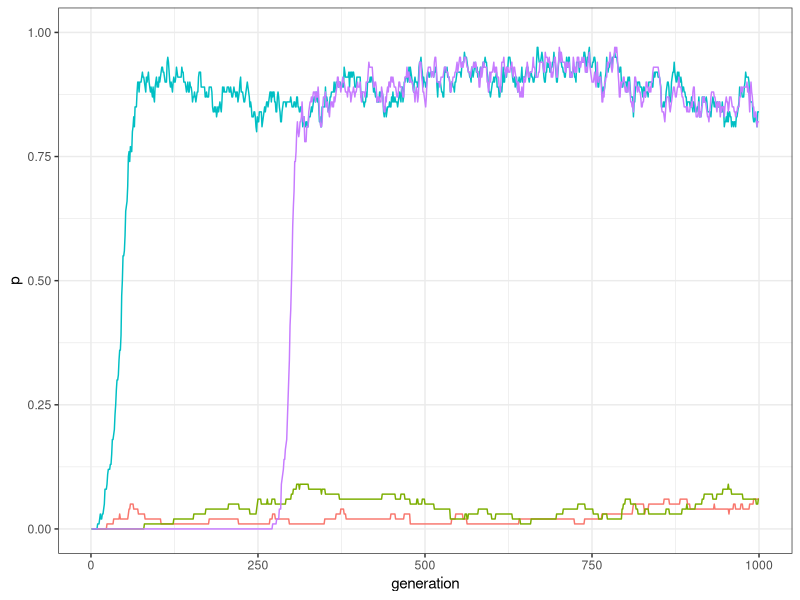
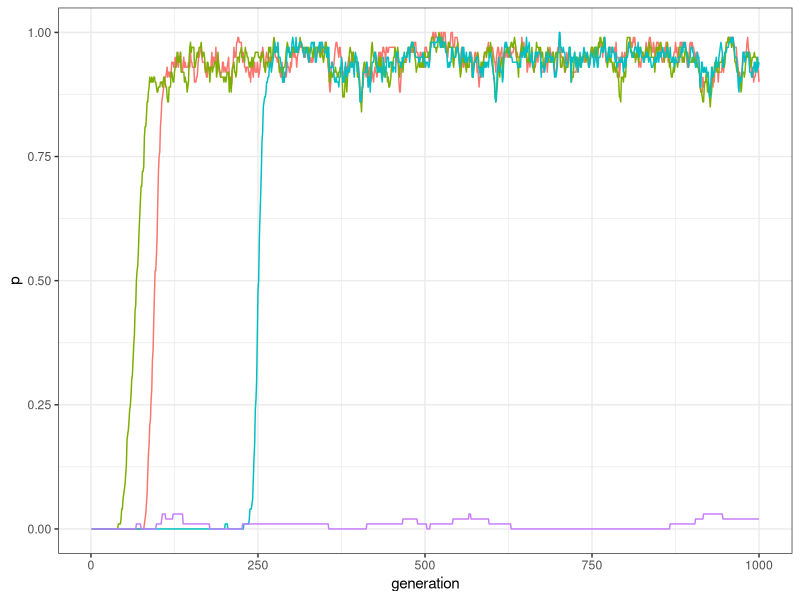
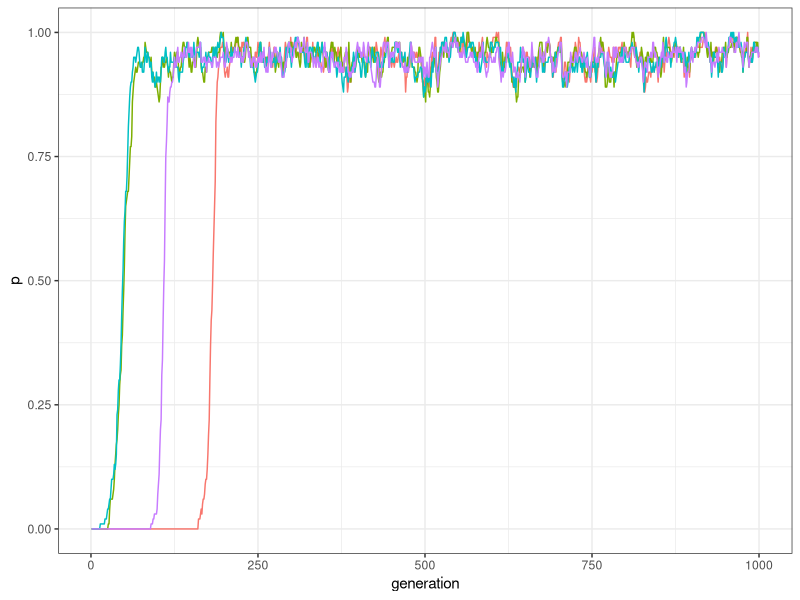
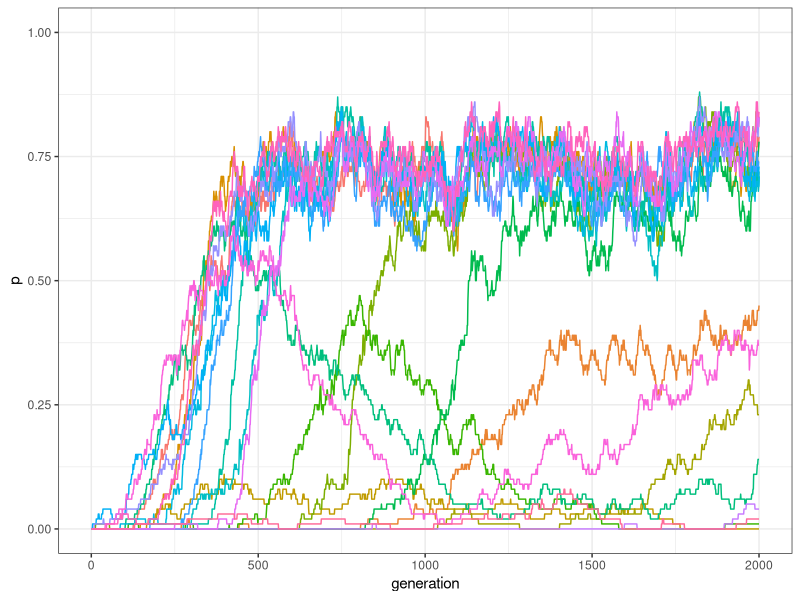
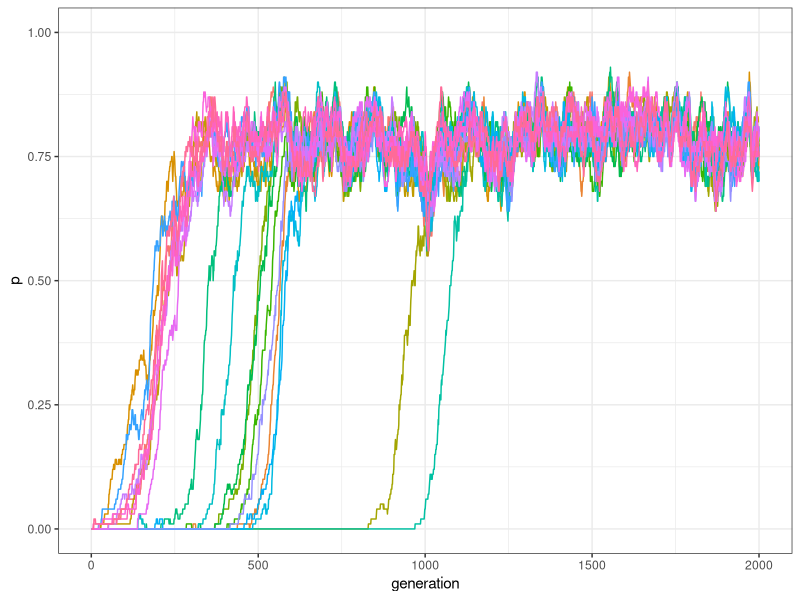
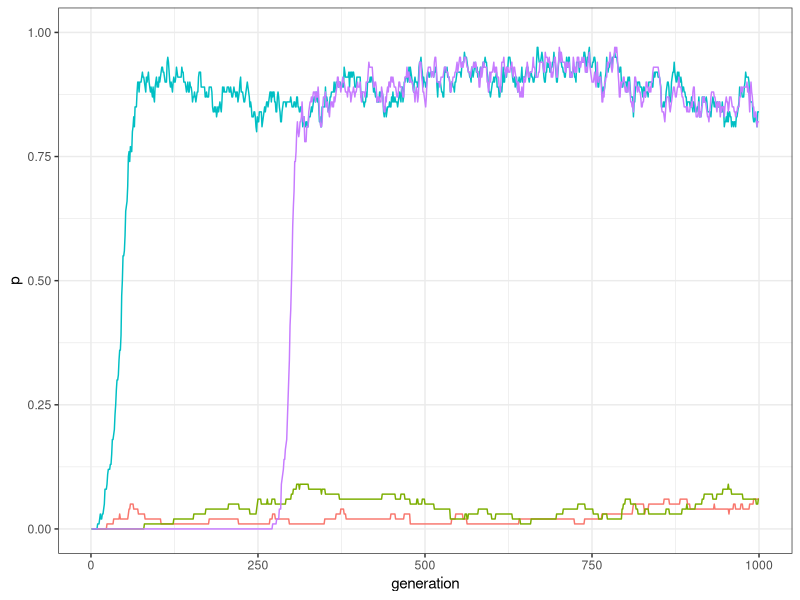
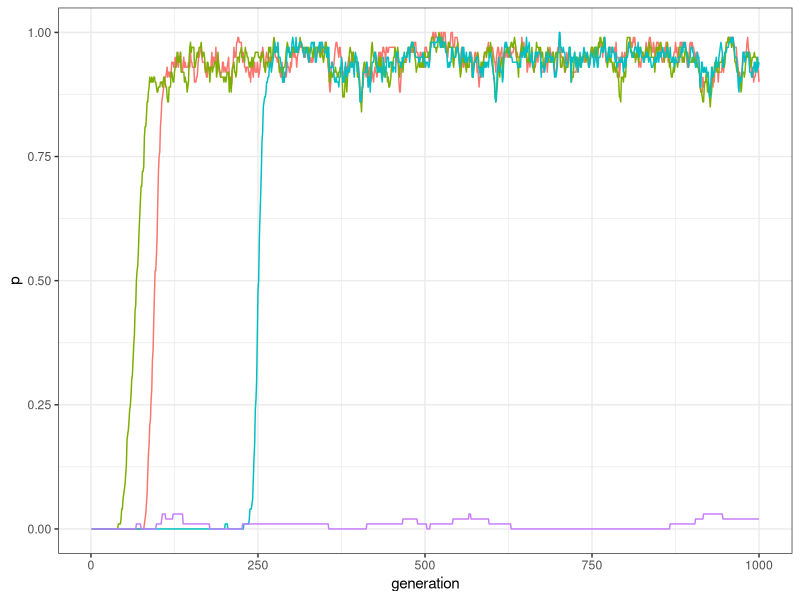
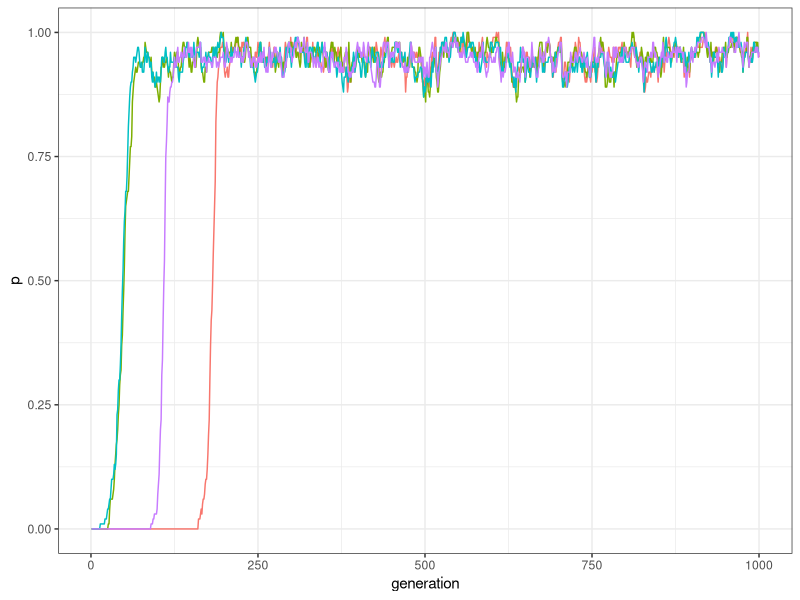

Write the R code that produced these figures, in order. (Note: a time limit stopped this script after it produced the figures.)
library(tidyverse)
my_world <- matrix(c(1,1,-1,-1,1,1,-1,-1,-1,-1,1,1,-1,-1,1,1), nrow = 4, ncol = 4)
my_world

traits_inter_dependence <- function(N, t_max, k, mu, p_death, world){
  output <- tibble(trait = rep(c("A","B","C","D"), each = t_max), 
                   generation = rep(1:t_max, 4), 
                   p = as.numeric(rep(NA, t_max * 4)))    
  
  population <- matrix(0, ncol = 4, nrow = N)
  
  output[output$generation == 1 ,]$p <- colSums(population) / N
  
  for(t in 2:t_max){
    
    # Innovations
    innovators <- sample(c(TRUE, FALSE), N, prob = c(mu, 1 - mu), replace = TRUE) 
    innovations <- sample(1:4, sum(innovators), replace = TRUE)
    population[cbind(which(innovators == TRUE), innovations)] <- 1
    
    # Copying
    demonstrators <- sample(1:N, replace = TRUE)
    demonstrators_traits <- sample(1:4, N, replace = TRUE)
    
    for(i in 1:N){
      if(population[demonstrators[i], demonstrators_traits[i]]){
        compatibility_score <- sum(world[demonstrators_traits[i], population[i, ] != 0])
        copy <- (1 / (1 + exp(-k*compatibility_score))) > runif(1)
        population[i,demonstrators_traits[i]] <- 1 * copy
      }
    }
    
    # Birth/death
    replace <- sample(c(TRUE, FALSE), N, prob = c(p_death, 1 - p_death), replace = TRUE)
    population[replace, ] <- 0
    
    # Output
    output[output$generation == t ,]$p <- colSums(population) / N
  }
  # Export data from function
  output
}

plot_multiple_traits <- function(data_model) {
  ggplot(data = data_model, aes(y = p, x = generation)) +
    geom_line(aes(colour = trait)) +
    ylim(c(0, 1)) +
    theme_bw() +
    theme(legend.position = "none")
}


my_world <- matrix(c(1,1,-1,-1,1,1,-1,-1,-1,-1,1,1,-1,-1,1,1), nrow = 4, ncol = 4)
data_model <- traits_inter_dependence(N = 100, t_max = 1000, k = 10, 
                                      mu = 0.0005, p_death = 0.01, world = my_world)
plot_multiple_traits(data_model)
ggsave("Trait inter-dependence 1.png", width = 20, height = 15, units = "cm")



my_world <- matrix(c(1,1,1,-1, 1,1,1,-1,1,1,1,-1,-1,-1,-1,1), nrow = 4, ncol = 4)
data_model <- traits_inter_dependence(N = 100, t_max = 1000, k = 10, 
                                      mu = 0.0005, p_death = 0.01, world = my_world)
plot_multiple_traits(data_model)
ggsave("Trait inter-dependence 2.png", width = 20, height = 15, units = "cm")



my_world <- matrix(c(1,1,1,1,1,1,1,1,1,1,1,1,1,1,1,1), nrow = 4, ncol = 4)
data_model <- traits_inter_dependence(N = 100, t_max = 1000, k = 10, 
                                      mu = 0.0005, p_death = 0.01, world = my_world)
plot_multiple_traits(data_model)
ggsave("Trait inter-dependence 3.png", width = 20, height = 15, units = "cm")




traits_inter_dependence_2 <- function(N, M, t_max, k, mu, p_death, gamma){
  output <- matrix(data = NA, nrow = t_max, ncol = M)
  
  # Initialise the traits' world
  world <- matrix( rep(1, M * M), nrow = M)
  compatibilities <- sample(c(1, -1), choose(M,2), prob = c(gamma, 1 - gamma), replace = TRUE) 
  world[upper.tri(world)] <- compatibilities
  world <- t(world)
  world[upper.tri(world)] <- compatibilities
  
  # Initialise the population
  population <- matrix(0, ncol = M, nrow = N)
  output[1, ] <- colSums(population) / N 
  
  for(t in 2:t_max){
    # Innovations
    innovators <- sample(c(TRUE, FALSE), N, prob = c(mu, 1 - mu), replace = TRUE) 
    innovations <- sample(1:M, sum(innovators), replace = TRUE)
    population[cbind(which(innovators == TRUE), innovations)] <- 1
    
    # Copying
    demonstrators <- sample(1:N, replace = TRUE)
    demonstrators_traits <- sample(1:M, N, replace = TRUE)
    
    for(i in 1:N){
      if(population[demonstrators[i], demonstrators_traits[i]]){
        compatibility_score <- sum(world[demonstrators_traits[i], which(population[i,]>0)])
        copy <- (1 / (1 + exp(-k*compatibility_score))) > runif(1)
        if(copy){
          population[i,demonstrators_traits[i]] <- 1
        }
      }
    }
    
    # Birth/death
    replace <- sample(c(TRUE, FALSE), N, prob = c(p_death, 1 - p_death), replace = TRUE)
    population[replace, ] <- 0
    
    # Write output
    output[t, ] <- colSums(population) / N
  }
  # Export data from function
  output
}  

plot_multiple_traits_matrix <- function(data_model) {
  generation <- rep(1:dim(data_model)[1], each = dim(data_model)[2])
  
  data_to_plot <- as_tibble(data_model) %>%
    pivot_longer(everything(), names_to = "trait", values_to = "p") %>%
    add_column(generation)
  
  ggplot(data = data_to_plot, aes(y = p, x = generation)) +
    geom_line(aes(colour = trait)) +
    ylim(c(0, 1)) +
    theme_bw() +
    theme(legend.position = "none")
}

data_model <- traits_inter_dependence_2(N = 100, M = 20, t_max = 2000, k = 10,
                                        mu = 0.001, p_death = 0.01, gamma = .5)
plot_multiple_traits_matrix(data_model)
ggsave("Trait inter-dependence 4.png", width = 20, height = 15, units = "cm")


data_model <- traits_inter_dependence_2(N = 100, M = 20, t_max = 2000, k = 10, 
                                        mu = 0.001, p_death = 0.01, gamma = 1)
plot_multiple_traits_matrix(data_model)
ggsave("Trait inter-dependence 5.png", width = 20, height = 15, units = "cm")



r_max = 10
test_inter_dependence <- tibble(gamma = as.factor(rep(seq(0, 1, by = .1), r_max)), 
                                run = as.factor(rep(1:r_max, each = 11)), 
                                C = as.numeric(NA))
for(condition in seq(0, 1, by = .1)){
  for(r in 1:r_max) {
    data_model <- traits_inter_dependence_2(N = 100, M = 20, t_max = 2000, k = 10, 
                                            mu = 0.001, p_death = 0.01, gamma = condition)
    test_inter_dependence[test_inter_dependence$gamma == condition & 
                            test_inter_dependence$run == r, ]$C <- 
      sum(data_model[2000,]>.5)
  }
}

ggplot(data = test_inter_dependence, aes(x = gamma, y = C)) +
  geom_boxplot() +
  geom_jitter(width = 0.1, height = 0, alpha = 0.5) +
  theme_bw() +
  labs(x = "Average compatibility", y = "C (number of common traits)")
ggsave("Trait inter-dependence 6.png", width = 20, height = 15, units = "cm")
